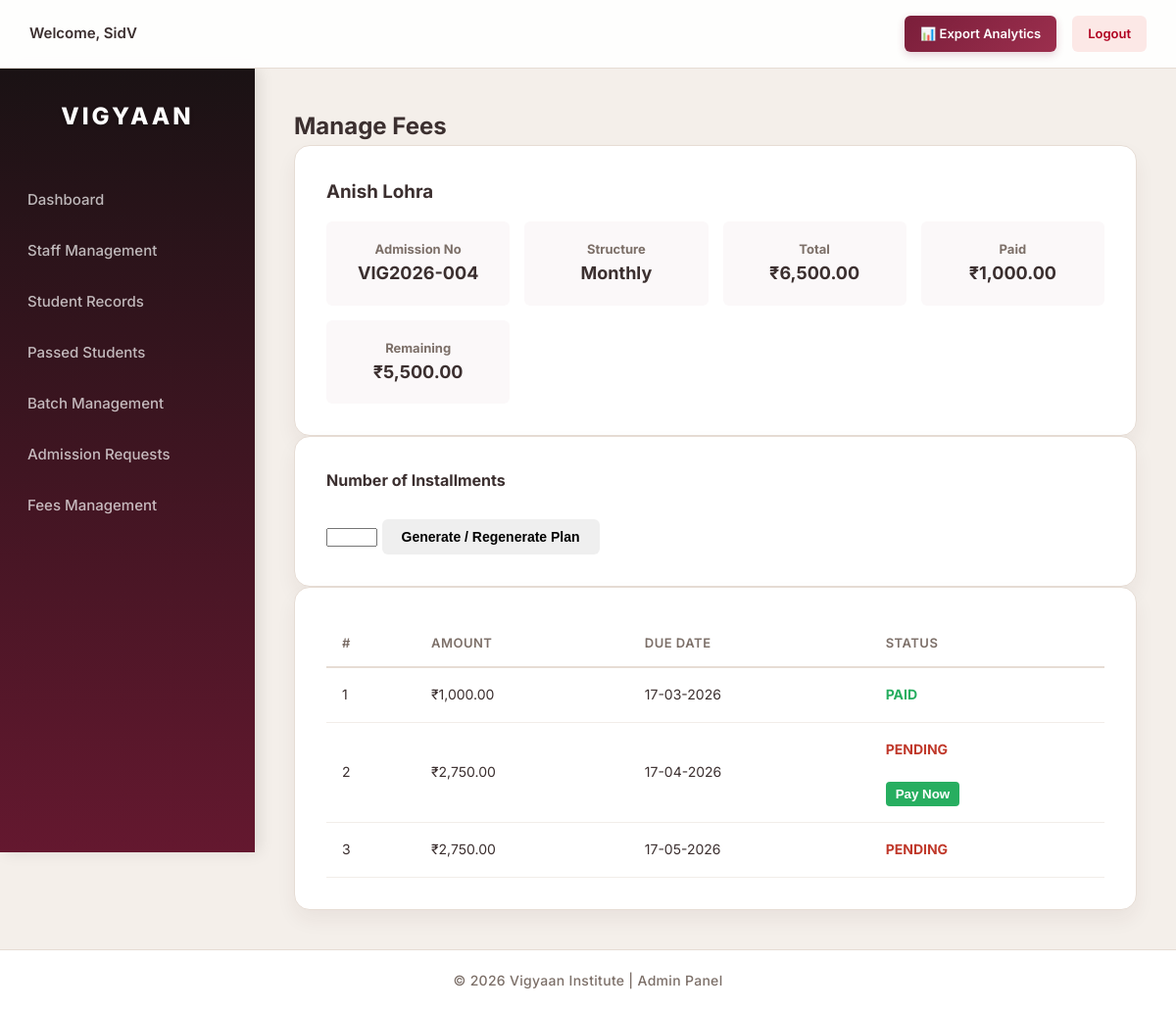
/fees/manage.php?student_id=51 (signed in), run on the app's committed database.
### tables this page shows
CREATE TABLE `students` (
  `id` int(11) NOT NULL,
  `admission_no` varchar(20) NOT NULL,
  `registration_no` varchar(50) DEFAULT NULL,
  `full_name` varchar(100) NOT NULL,
  `dob` date DEFAULT NULL,
  `gender` enum('Male','Female','Other') DEFAULT NULL,
  `phone` varchar(15) DEFAULT NULL,
  `email` varchar(100) DEFAULT NULL,
  `photo` varchar(255) DEFAULT NULL,
  `father_name` varchar(100) DEFAULT NULL,
  `mother_name` varchar(100) DEFAULT NULL,
  `guardian_phone` varchar(15) DEFAULT NULL,
  `address` text DEFAULT NULL,
  `city` varchar(50) DEFAULT NULL,
  `state` varchar(50) DEFAULT NULL,
  `pincode` varchar(10) DEFAULT NULL,
  `course` varchar(100) DEFAULT NULL,
  `batch` varchar(50) DEFAULT NULL,
  `admission_date` date DEFAULT NULL,
  `course_duration` varchar(255) DEFAULT NULL,
  `total_fees` decimal(10,2) DEFAULT NULL,
  `fees_paid` decimal(10,2) DEFAULT 0.00,
  `status` enum('Active','Completed','Dropped') DEFAULT 'Active',
  `created_at` timestamp NOT NULL DEFAULT current_timestamp(),
  `updated_at` timestamp NOT NULL DEFAULT current_timestamp() ON UPDATE current_timestamp(),
  `sequence_no` int(11) NOT NULL,
  `medium` varchar(50) DEFAULT NULL,
  `institution_name` varchar(150) DEFAULT NULL,
  `institution_address` text DEFAULT NULL,
  `degree` varchar(100) DEFAULT NULL,
  `percentage` varchar(10) DEFAULT NULL,
  `main_subjects` varchar(150) DEFAULT NULL,
  `passing_year` varchar(10) DEFAULT NULL,
  `discount_type` varchar(50) DEFAULT NULL,
  `discount_percent` decimal(5,2) DEFAULT 0.00,
  `discount_amount` decimal(10,2) DEFAULT 0.00,
  `final_total` decimal(10,2) DEFAULT 0.00,
  `payment_structure` varchar(20) DEFAULT NULL,
  `heard_about` text DEFAULT NULL,
  `referred_student_name` varchar(100) DEFAULT NULL,
  `referred_student_phone` varchar(20) DEFAULT NULL,
  `heard_other_text` varchar(255) DEFAULT NULL,
  `batch_id` int(11) DEFAULT NULL,
  `receipt_number` varchar(100) DEFAULT NULL
);

CREATE TABLE `fee_installments` (
  `id` int(11) NOT NULL,
  `student_id` int(11) NOT NULL,
  `installment_no` int(11) DEFAULT NULL,
  `amount` decimal(10,2) NOT NULL,
  `paid_amount` decimal(10,2) DEFAULT 0.00,
  `due_date` date NOT NULL,
  `status` enum('pending','partial','paid') DEFAULT 'pending',
  `fine_amount` decimal(10,2) DEFAULT 0.00,
  `created_at` timestamp NOT NULL DEFAULT current_timestamp()
);

### fees/manage.php (the view, shortened to what this page needs)
<?php
require_once dirname(__DIR__) . '/includes/db.php';
$student_id = intval($_GET['student_id']);
$stmt = $conn->prepare("
    SELECT id, full_name, admission_no,
           total_fees, fees_paid, final_total,
           payment_structure, admission_date
    FROM students
    WHERE id = ?
");
$stmt->bind_param("i", $student_id);
$stmt->execute();
$result = $stmt->get_result();
$student = $result->fetch_assoc();
$final_total = ($student['final_total'] > 0)
    ? $student['final_total']
    : $student['total_fees'];
$remaining = $final_total - $student['fees_paid'];
$stmt = $conn->prepare("
    SELECT *
    FROM fee_installments
    WHERE student_id=?
    ORDER BY installment_no ASC
");
$stmt->bind_param("i", $student_id);
$stmt->execute();
$installments = $stmt->get_result();
require_once "../includes/header.php";
require_once "../includes/sidebar.php";
?>
<h2>Manage Fees</h2>
<div class="card">
    <h3><?php echo $student['full_name']; ?></h3>
    <div class="summary-grid">
        <div class="summary-box">
            <strong>Admission No</strong>
            <span><?php echo $student['admission_no']; ?></span>
        </div>
        <div class="summary-box">
            <strong>Structure</strong>
            <span><?php echo $student['payment_structure']; ?></span>
        </div>
        <div class="summary-box">
            <strong>Total</strong>
            <span>₹<?php echo number_format($final_total,2); ?></span>
        </div>
        <div class="summary-box">
            <strong>Paid</strong>
            <span>₹<?php echo number_format($student['fees_paid'],2); ?></span>
        </div>
        <div class="summary-box">
            <strong>Remaining</strong>
            <span>₹<?php echo number_format(max($remaining,0),2); ?></span>
        </div>
    </div>
</div>
<?php if ($remaining > 0): ?>
<div class="card">
<form method="POST">
<label><strong>Number of Installments</strong></label><br><br>
<input type="number" name="total_installments" min="1" max="24" required>
<button type="submit" name="generate_plan" class="btn">
Generate / Regenerate Plan
</button>
</form>
</div>
<?php endif; ?>
<?php if ($installments->num_rows > 0): ?>
<div class="card">
<table class="table">
<tr>
<th>#</th>
<th>Amount</th>
<th>Due Date</th>
<th>Status</th>
</tr>
<?php
$first_pending_found = false;
while($row = $installments->fetch_assoc()):
    $is_overdue = ($row['status'] == 'pending' && strtotime($row['due_date']) < strtotime('today'));
?>
<tr style="<?php echo $is_overdue ? 'background-color: #ffeaea;' : ''; ?>">
<td><?php echo $row['installment_no']; ?></td>
<td>₹<?php echo number_format($row['amount'],2); ?></td>
<td style="<?php echo $is_overdue ? 'color: red; font-weight: bold;' : ''; ?>">
    <?php echo date('d-m-Y', strtotime($row['due_date'])); ?>
</td>
<td class="<?php echo $row['status']=='paid'?'status-paid':'status-pending'; ?>">
<?php
if ($row['status'] == 'paid') {
    echo "PAID";
} else {
    echo "PENDING " . ($is_overdue ? " (OVERDUE)" : "");
    if (!$first_pending_found) {
        $first_pending_found = true;
        echo '<br><br><button type="button" onclick="openPayModal(' . $row['id'] . ', ' . $row['amount'] . ', \'' . $row['installment_no'] . '\')" style="background:#27AE60; color:#fff; border:none; padding:5px 10px; border-radius:4px; font-weight:bold; cursor:pointer;">Pay Now</button>';
    }
}
?>
</td>
</tr>
<?php endwhile; ?>
</table>
</div>
<?php endif; ?>
<?php require_once "../includes/footer.php"; ?>

### assets/css/style.css (style rules this page uses)
:root { --primary-color: #7A1E3A; --primary-dark: #64182F; --primary-light: #9C2F4E; --bg-main: #F4EFEA; --bg-card: #FFFFFF; --text-main: #3B2F2F; --text-muted: #7C6F68; --border-color: #E6DCD4; --input-border: #D8CCC3; --success-bg: #D4EDDA; --success-text: #155724; --danger-bg: #FCE8E6; --danger-text: #B00020; --shadow-sm: 0 4px 6px rgba(60, 40, 30, 0.04); --shadow-md: 0 10px 20px rgba(60, 40, 30, 0.06); --shadow-lg: 0 20px 45px rgba(60, 40, 30, 0.08); --radius-sm: 6px; --radius-md: 12px; --radius-lg: 16px; --transition: all 0.3s cubic-bezier(0.4, 0, 0.2, 1); }
* { box-sizing: border-box; margin: 0; padding: 0; }
body { font-family: 'Inter', -apple-system, BlinkMacSystemFont, "Segoe UI", Roboto, Helvetica, Arial, sans-serif; background-color: var(--bg-main); color: var(--text-main); line-height: 1.6; -webkit-font-smoothing: antialiased; }
.btn { display: inline-flex; align-items: center; justify-content: center; padding: 10px 20px; border-radius: var(--radius-sm); font-size: 14px; font-weight: 600; text-decoration: none; cursor: pointer; transition: var(--transition); border: none; gap: 8px; }
.card { background: var(--bg-card); padding: 32px; border-radius: var(--radius-lg); border: 1px solid var(--border-color); box-shadow: var(--shadow-md); transition: var(--transition); display: flex; flex-direction: column; }
table { width: 100%; border-collapse: separate; border-spacing: 0; }
th { text-align: left; font-size: 13px; font-weight: 600; padding: 14px 16px; border-bottom: 2px solid var(--border-color); color: var(--text-muted); text-transform: uppercase; letter-spacing: 0.5px; }
td { padding: 16px; border-bottom: 1px solid rgba(230, 220, 212, 0.5); font-size: 14px; vertical-align: middle; }
.status-paid { color: #27AE60; font-weight: 700; }
.status-pending { color: #C0392B; font-weight: 700; }
.summary-grid { display: grid; grid-template-columns: repeat(auto-fit, minmax(180px, 1fr)); gap: 15px; margin-top: 15px; }
.summary-box { background: rgba(122, 30, 58, 0.03); padding: 18px; border-radius: var(--radius-sm); text-align: center; }
.summary-box strong { display: block; font-size: 13px; color: var(--text-muted); }
.summary-box span { font-size: 18px; font-weight: 700; color: var(--text-main); }

### data on the page
students: full_name "Anish Lohra", admission_no "VIG2026-004", payment_structure "Monthly", final_total "6,500.00", fees_paid "1,000.00", max($remaining,0) "5,500.00"
fee_installments: installment_no "1", amount "1,000.00", due_date "17-03-2026", status "PAID"
fee_installments: installment_no "2", amount "2,750.00", due_date "17-04-2026"
fee_installments: installment_no "3", amount "2,750.00", due_date "17-05-2026", status "PENDING"

### other printed values
$_SESSION['username'] "SidV"
